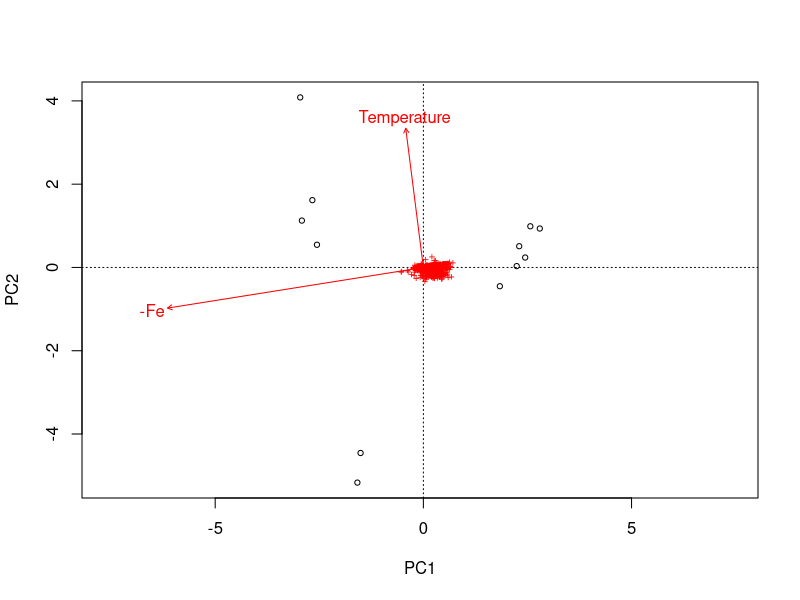
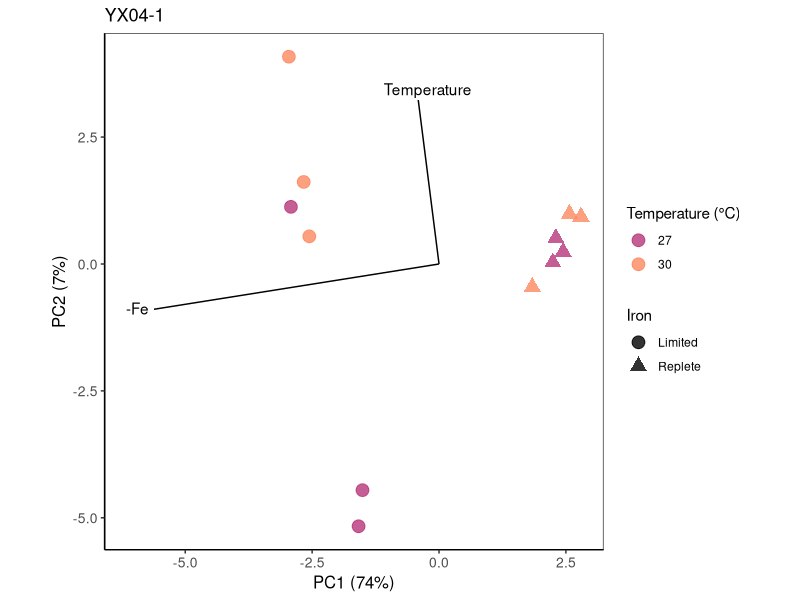
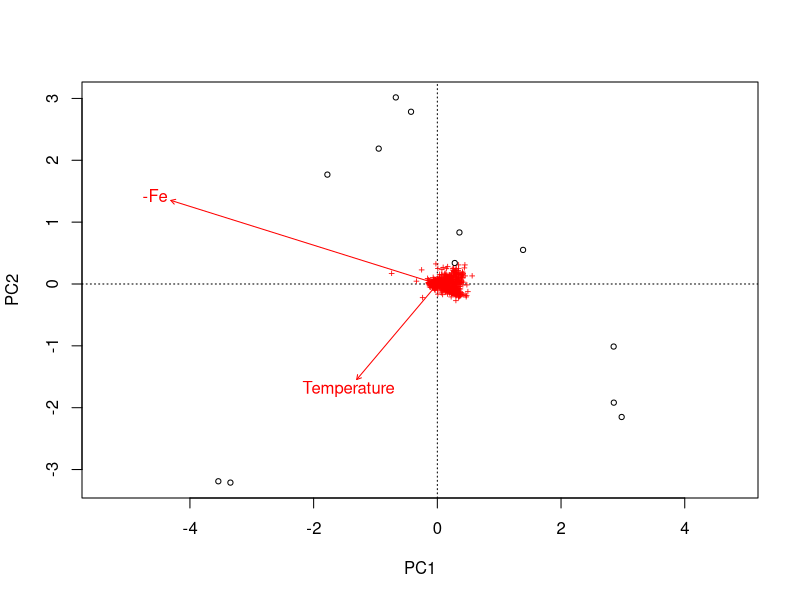
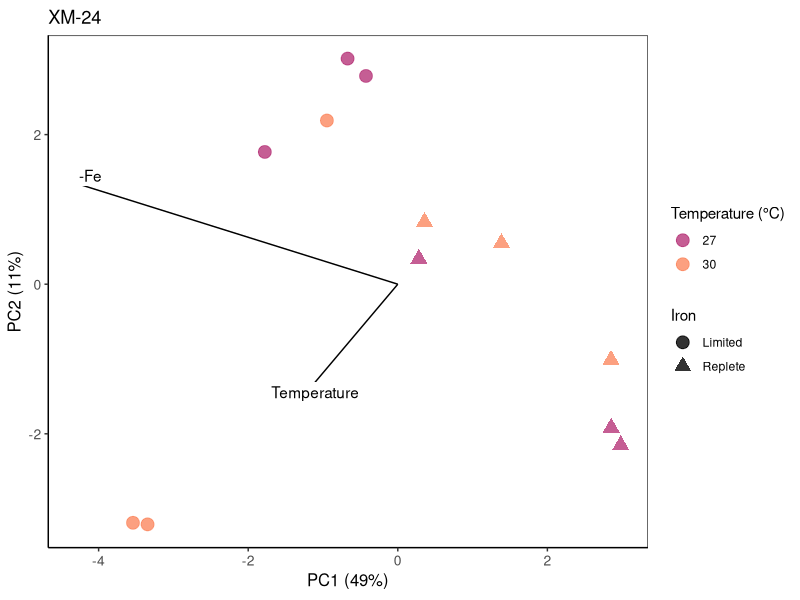
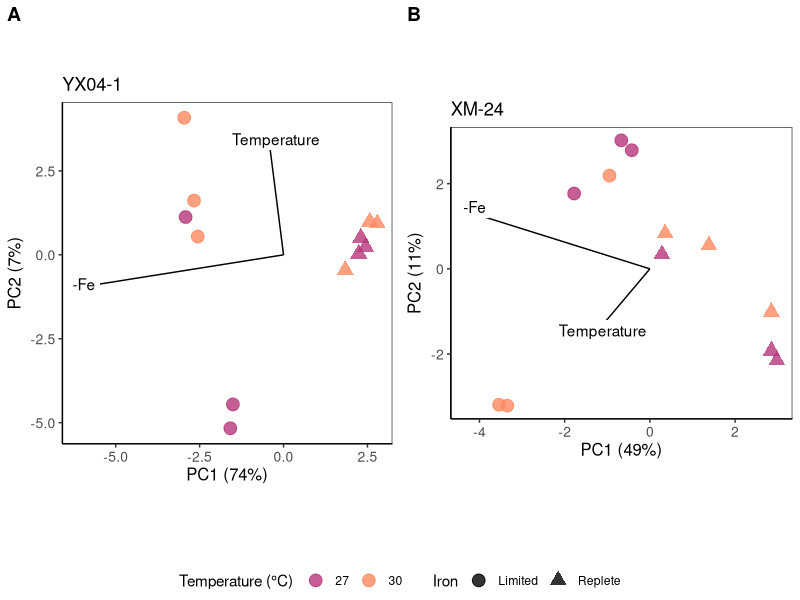

The R script that drew these images, in order:
## ---- chunk 1
if(!require(vegan)){install.packages("vegan")}
if(!require(tidyverse)){install.packages("tidyverse")}
if(!require(ggplot2)){install.packages("ggplot2")}
if(!require(ggpubr)){install.packages("ggpubr")}

library(vegan)
library(tidyverse)
library(ggplot2)
library(ggpubr)
## ---- chunk 2
# load protein data for YX04-1
oo <- read.csv("oo_protein_data.csv", check.names = FALSE)

# prep for unconstrained RDA
data_forrda_yx <- oo[1:13] # select KO column and all sample columns
rownames(data_forrda_yx) <- data_forrda_yx$KO # KOs as row names
data_forrda_yx$KO <- NULL
data_forrda_yx <- t(data_forrda_yx) # transpose 
data_forrda_yx_log <- log(data_forrda_yx+1) # log transform

# load environment data
env_data <- read.csv("env_for_rda.csv")
rownames(env_data) <- env_data$Sample # samples as row names
env_data$Sample <- NULL
colnames(env_data) <- c("Temperature", "-Fe") # rename iron column

# unconstrained RDA
pca <- rda(data_forrda_yx_log, distance = "euclidean") 

# fit environmental conditions to pca
ef <- envfit(pca, env_data, permu = 999) # fit environmental conditions to pca
plot(pca); plot(ef, col = 'red')

ef.score <- scores(ef, "vectors", choices = 1:2) # extract environmental fit scores
efvec <- ef.score * ordiArrowMul(ef) # multiply environmental fit scores to fit plot

# extract pca scores and combine with environmental vector scores
scores <-scores(pca) 
scores <- data.frame(scores$sites)
uscores <- inner_join(rownames_to_column(data.frame(data_forrda_yx_log)), rownames_to_column(data.frame(scores)), by = "rowname")
vscores <- as.data.frame(efvec)
vscores$env<-rownames(vscores)

eig<- eigenvals(pca)
eig<- eig / sum(eig) 
eig # displays the % variation explained by each component/axis

# prep for plotting
env_data$`-Fe` <- gsub("1", "Limited", env_data$`-Fe`)
env_data$`-Fe` <- gsub("0", "Replete", env_data$`-Fe`)

# plot PCA 
mycolors <- c("#B63679FF", "#FB8861FF")

yx_pca_plot <- ggplot(uscores) + 
  geom_point(aes(x = PC1, y = PC2, color = factor(env_data$Temperature),
                 shape = factor(env_data$`-Fe`)), size =4, alpha = 0.8) +
  geom_segment(data = vscores, aes(x = 0, y = 0, xend = PC1, yend = PC2)) +
  geom_label(data=vscores, aes(x=PC1, y=PC2, label = env), label.size = NA, position = position_nudge(x=.2, y =.1)) +
  scale_shape_manual(values = c(19,17)) + 
  scale_color_manual(values=mycolors) +
  theme_bw() +
  theme(axis.line = element_line(color='black'),
        plot.background = element_blank(),
        panel.grid.minor = element_blank(),
        panel.grid.major = element_blank(), 
        legend.position = "right", 
        axis.text = element_text(size = 10), 
        axis.title = element_text(size = 12)) +
  guides(color=guide_legend("Temperature (°C)"), shape=guide_legend("Iron")) +
  xlab("PC1 (74%)") +ylab("PC2 (7%)") +
  ggtitle("YX04-1") +
  coord_fixed(ratio = 1)

yx_pca_plot

#pdf("YX04-1_PCA.pdf", width = 7.08)
#yx_pca_plot
#dev.off()
## ---- chunk 3
# load protein data for YX04-1
oo <- read.csv("oo_protein_data.csv", check.names = FALSE)

# prep df
data_forrda_yx <- oo[1:13] # select KO column and all sample columns
rownames(data_forrda_yx) <- data_forrda_yx$KO # KOs as row names
data_forrda_yx$KO <- NULL
data_forrda_yx <- t(data_forrda_yx) # transpose 

# load environment data
env_data <- read.csv("env_for_rda.csv")
rownames(env_data) <- env_data$Sample # samples as row names
env_data$Sample <- NULL

# constrained RDA
rda_interactive <- rda(data_forrda_yx ~ Temperature * Iron, data = env_data)
rda_interactive # 94.7% of variation is explained by temperature, Fe, and their interaction 
RsquareAdj(rda_interactive) #Adj R2 = 0.93

# anova on RDA
anova.rda_interactive.term <- anova.cca(rda_interactive, step = 1000, by = "term")
anova.rda_interactive.term # Fe contributes significantly to the RDA (p = 0), and temp and 
                           # their interaction have p of 0.05
## ---- chunk 4
# load protein data for XM-24
co <- read.csv("co_protein_data.csv", check.names = FALSE)

# prep for unconstrained RDA
data_forrda_xm <- co[1:13] # select KO column and all sample columns
rownames(data_forrda_xm) <- data_forrda_xm$KO # KOs as row names
data_forrda_xm$KO <- NULL
data_forrda_xm <- t(data_forrda_xm) # transpose 
data_forrda_xm_log <- log(data_forrda_xm+1) # log transform

# load environment data
env_data <- read.csv("env_for_rda.csv")
rownames(env_data) <- env_data$Sample # samples as row names
env_data$Sample <- NULL
colnames(env_data) <- c("Temperature", "-Fe") # rename iron column

# unconstrained RDA
pca <- rda(data_forrda_xm_log, distance = "euclidean") 

# fit environmental conditions to pca
ef <- envfit(pca, env_data, permu = 999) # fit environmental conditions to pca
plot(pca); plot(ef, col = 'red')

ef.score <- scores(ef, "vectors", choices = 1:2) # extract environmental fit scores
efvec <- ef.score * ordiArrowMul(ef) # multiply environmental fit scores to fit plot

# extract pca scores and combine with environmental vector scores
scores <-scores(pca) 
scores <- data.frame(scores$sites)
uscores <- inner_join(rownames_to_column(data.frame(data_forrda_xm_log)), rownames_to_column(data.frame(scores)), by = "rowname")
vscores <- as.data.frame(efvec)
vscores$env<-rownames(vscores)

eig<- eigenvals(pca)
eig<- eig / sum(eig) 
eig # displays the % variation explained by each component/axis

# prep for plotting
env_data$`-Fe` <- gsub("1", "Limited", env_data$`-Fe`)
env_data$`-Fe` <- gsub("0", "Replete", env_data$`-Fe`)

# plot PCA 
mycolors <- c("#B63679FF", "#FB8861FF")

xm_pca_plot <- ggplot(uscores) + 
  geom_point(aes(x = PC1, y = PC2, color = factor(env_data$Temperature),
                 shape = factor(env_data$`-Fe`)), size =4, alpha = 0.8) +
  geom_segment(data = vscores, aes(x = 0, y = 0, xend = PC1, yend = PC2)) + 
  geom_label(data=vscores, aes(x=PC1, y=PC2, label = env), label.size = NA, position = position_nudge(x=.2, y =.1)) +
  scale_shape_manual(values = c(19,17)) +
  scale_color_manual(values=mycolors) +
  theme_bw() +
  theme(axis.line = element_line(color='black'),
        plot.background = element_blank(),
        panel.grid.minor = element_blank(),
        panel.grid.major = element_blank(), 
        legend.position = "right", 
        axis.text = element_text(size = 10), 
        axis.title = element_text(size = 12)) +
    guides(color=guide_legend("Temperature (°C)"), shape=guide_legend("Iron")) +
  xlab("PC1 (49%)") +ylab("PC2 (11%)") +
  ggtitle("XM-24") +
  coord_fixed(ratio = 1)

xm_pca_plot

#pdf("XM-24_PCA.pdf", width = 7.08)
#xm_pca_plot
#dev.off()

# combine pca plots
pca_both <- ggarrange(yx_pca_plot, xm_pca_plot, labels = c("A", "B"), common.legend = TRUE, 
                      legend = "bottom")
# save
pdf("PCA_both_resize.pdf", width = 7.08, height = 4.5)
pca_both
dev.off()
## ---- chunk 5
# load protein data for XM-24
co <- read.csv("co_protein_data.csv", check.names = FALSE)

# prep df
data_forrda_xm <- co[1:13] # select KO column and all sample columns
rownames(data_forrda_xm) <- data_forrda_xm$KO # KOs as row names
data_forrda_xm$KO <- NULL
data_forrda_xm <- t(data_forrda_xm) # transpose 

# load environment data
env_data <- read.csv("env_for_rda.csv")
rownames(env_data) <- env_data$Sample # samples as row names
env_data$Sample <- NULL

# constrained RDA
rda_interactive <- rda(data_forrda_xm ~ Temperature * Iron, data = env_data)
rda_interactive # 73.9% of variation is explained by temperature, Fe, and their interaction 
RsquareAdj(rda_interactive) #Adj R2 = 0.64

# anova on RDA
anova.rda_interactive.term <- anova.cca(rda_interactive, step = 1000, by = "term")
anova.rda_interactive.term # Fe contributes significantly to the RDA (p=0), the p value for temp is p=0.05, and their interaction is non-significant
